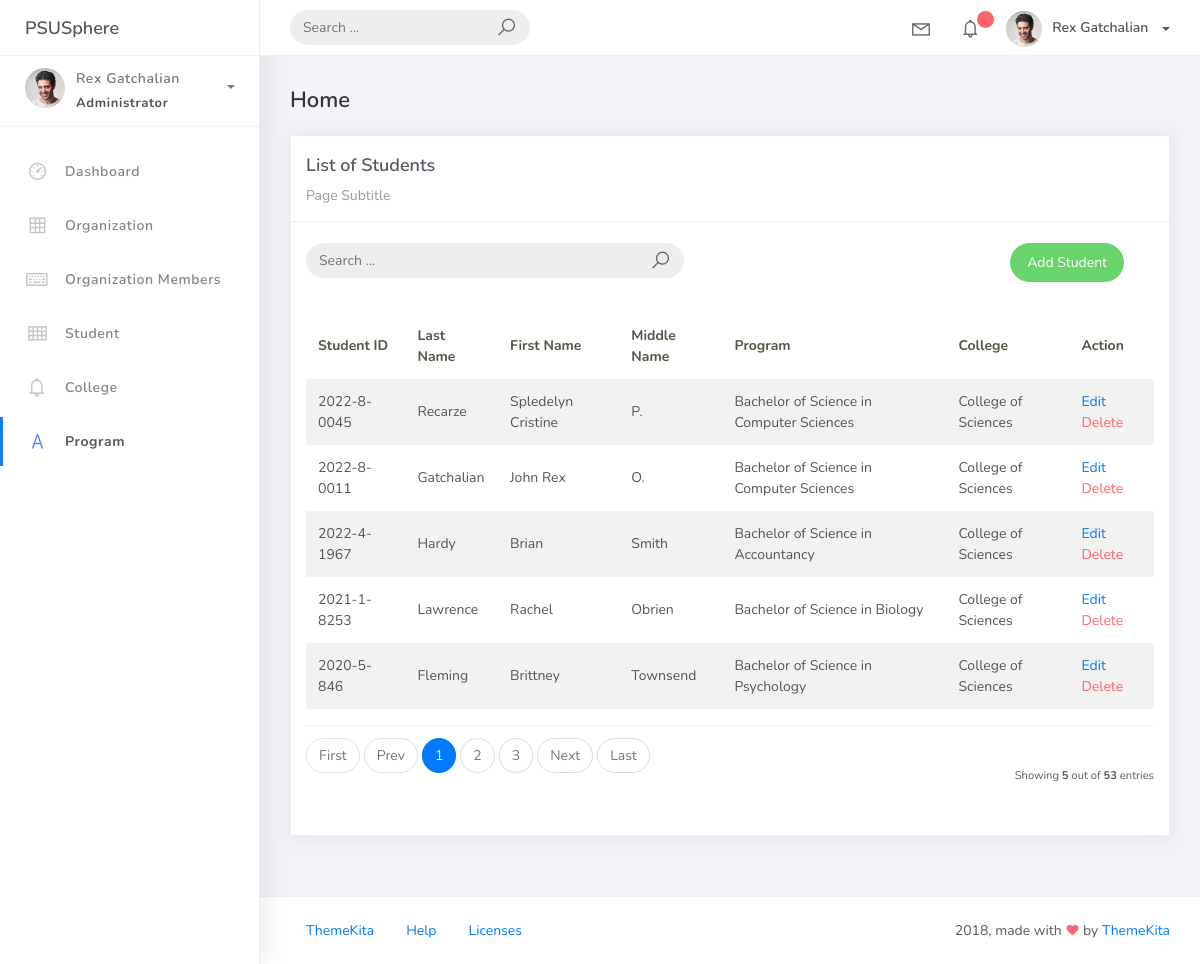
Before: /student/ with the older database file.
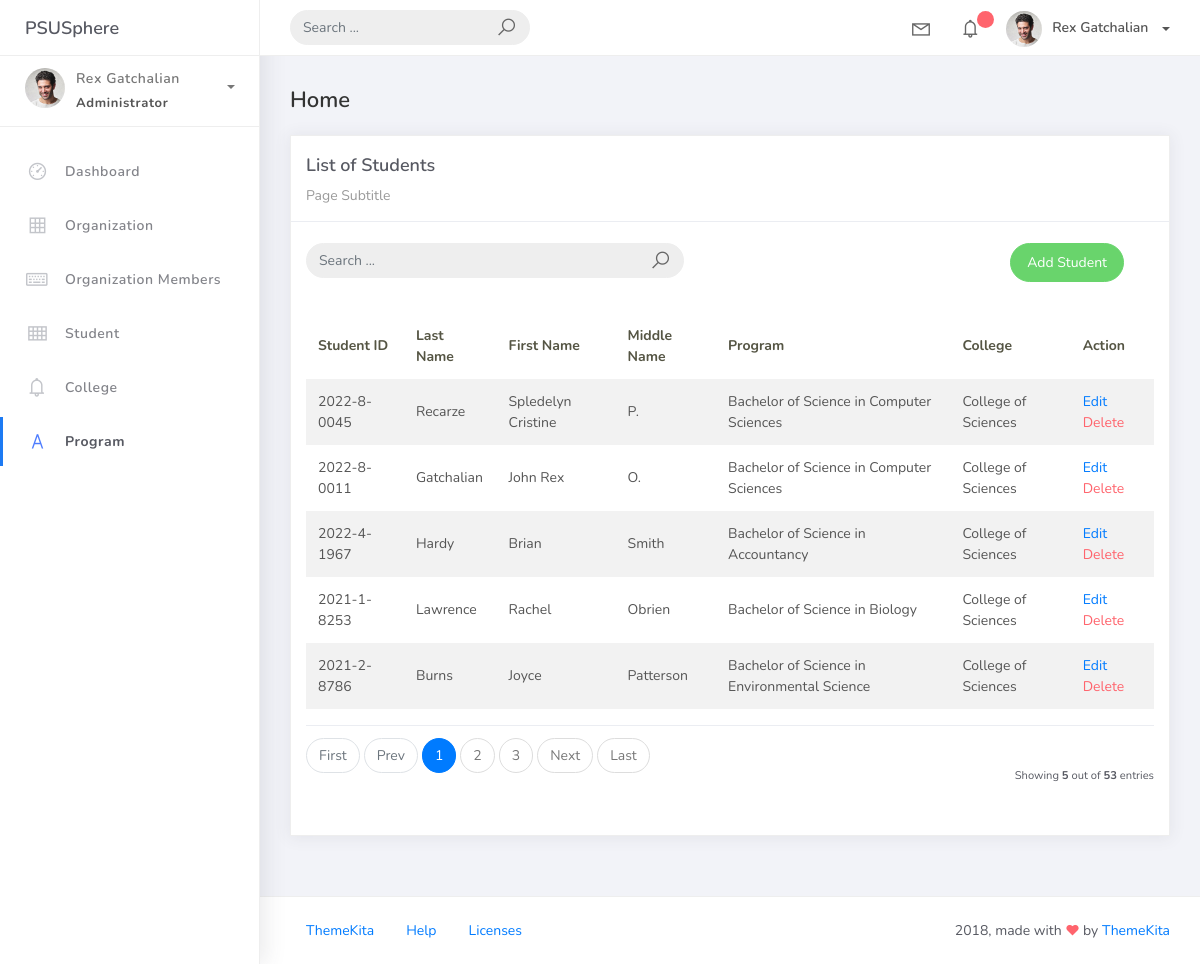
After: the same page with the newer database file.
### psusphere/models.py (models this page shows, shortened)
class BaseModel(models.Model):
    created_at = models.DateTimeField(auto_now_add=True, db_index=True)
    updated_at = models.DateTimeField(auto_now=True)
    class Meta:
        abstract = True

class Student(BaseModel):
    student_id = models.CharField(max_length=15)
    lastname = models.CharField(max_length=25)
    firstname = models.CharField(max_length=25)
    middlename = models.CharField(max_length=25, blank=True, null=True)
    program = models.ForeignKey(Program, on_delete=models.CASCADE)
    college = models.ForeignKey(College, on_delete=models.CASCADE, default=1)

class Program(BaseModel):
    prog_name = models.CharField(max_length=150)
    college = models.ForeignKey(College, on_delete=models.CASCADE)
    def __str__(self):
        return self.prog_name

class College(BaseModel):
    college_name = models.CharField(max_length=150)
    def __str__(self):
        return self.college_name

### psusphere/views.py (the view, shortened to what this page needs)
# urls.py: path('student/', StudentList.as_view(), name="student"),
class StudentList(ListView):
    model = Student
    context_object_name = "student"
    template_name = "student/student.html"
    paginate_by = 5
    def get_queryset(self, *args, **kwargs):
        qs = super(StudentList, self).get_queryset(*args, **kwargs)
        return qs

### projectsite/templates/student/student.html (shortened to what this page needs)
{% extends 'base.html' %}
{% load static %}
{% block content %}
<div class="content">
    <div class="container-fluid">
        <h4 class="page-title">Home</h4>
        <div class="row">
            <div class="col-md-12">
                <div class="card">
                    <div class="card-header">
                        <div class="card-title">List of Students</div>
                        <div class="card-category">Page Subtitle</div>
                    </div>
                    <br>
                    <div class="col-md-12 row">
                        <div class="col-md-6">
                            <form class="navbar-left navbar-form nav-search mr-md-3" action="{% url 'student' %}">
                                <div class="input-group">
                                    <input type="text" placeholder="Search ..." class="form-control" name="q" value="{{request.GET.q}}"/>
                                    <div class="input-group-append">
                                        <span class="input-group-text">
                                            <i class="la la-search search-icon"></i>
                                        </span>
                                    </div>
                                </div>
                            </form>
                        </div>
                        <div class="col-md-6">
                            <div class="pull-right">
                                <a href="{% url 'student_add' %}" class="btn btn-success btn-rounded">Add Student</a>
                            </div>
                        </div>
                    </div>
                    <div class="card-body">
                        <table class="table table-striped mt-3">
                            <thead>
                                <tr>
                                    <th scope="col">Student ID</th>
                                    <th scope="col">Last Name</th>
                                    <th scope="col">First Name</th>
                                    <th scope="col">Middle Name</th>
                                    <th scope="col">Program</th>
                                    <th scope="col">College</th>
                                    <th scope="col">Action</th>
                                </tr>
                            </thead>
                            <tbody>
                                {% for object in object_list %}
                                    <tr>
                                        <td>{{ object.student_id }}</td>
                                        <td>{{ object.lastname }}</td>
                                        <td>{{ object.firstname }}</td>
                                        <td>{{ object.middlename }}</td>
                                        <td>{{ object.program }}</td>
                                        <td>{{ object.college }}</td>
                                        <td><a href="{% url 'student_edit' object.id %}">Edit</a>
                                            <a href="{% url 'student_del' object.id %}" class="text-danger">Delete</a>
                                        </td>
                                    </tr>
                                {% endfor %}
                            </tbody>
                        </table>
                        {% include 'includes/pagination.html' %}
                    </div>
                </div>
            </div>
        </div>
    </div>
</div>
{% endblock %}

Changed rows visible on the page:
removed Student: student_id "2020-5-846", lastname "Fleming", firstname "Brittney", middlename "Townsend", program "Bachelor of Science in Psychology", college "College of Sciences"
now on this page (row unchanged): Student: student_id "2021-2-8786", lastname "Burns", firstname "Joyce", middlename "Patterson", program "Bachelor of Science in Environmental Science", college "College of Sciences"
